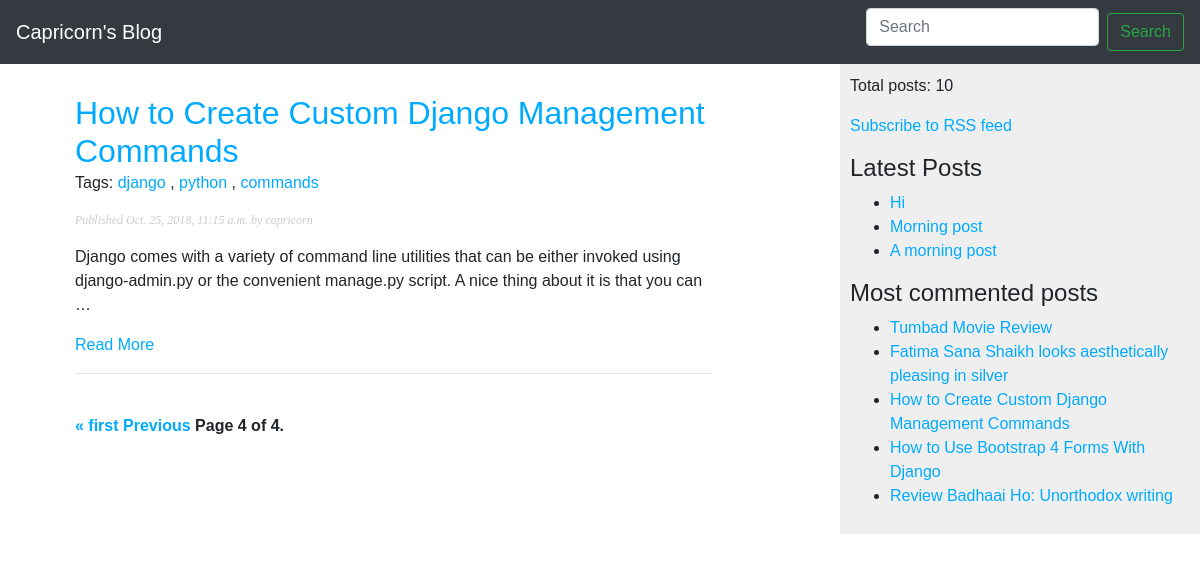
/?page=4, run on the app's committed database.
### blog/models.py (models this page shows, shortened)
class Post(models.Model):
    STATUS_CHOICE = (
        ('draft', 'Draft'),
        ('published', 'Published'),
    )
    title = models.CharField(max_length=250)
    slug = models.SlugField(max_length=250, unique_for_date='publish', blank=True, null=False)
    author = models.ForeignKey(User, on_delete=models.CASCADE, related_name='blog_posts')
    body = models.TextField()
    publish = models.DateTimeField(default=timezone.now)
    created = models.DateTimeField(auto_now_add=True)
    updated = models.DateTimeField(auto_now=True)
    status = models.CharField(max_length=10, choices=STATUS_CHOICE, default='draft')
    objects = models.Manager()  # default manager
    published = PublishedManager()  # custom manager
    tags = TaggableManager()
    class Meta:
        ordering = ('-publish',)
    def get_absolute_url(self):
        return reverse('blog:post_detail', args=[
            self.publish.year,
            self.publish.month,
            self.publish.day,
            self.slug
        ])

### blog/views.py (the view)
# urls.py: path('', views.post_list, name='post_list'),
def post_list(request, tag_slug=None):
    posts = Post.published.all()
    tag = None
    if tag_slug:
        tag = get_object_or_404(Tag, slug=tag_slug)
        posts = posts.filter(tags__in=[tag])
    paginator = Paginator(posts, 3)  # 3 posts in each page
    page = request.GET.get('page')
    try:
        posts = paginator.page(page)
    except PageNotAnInteger:
        posts = paginator.page(1)
    except EmptyPage:
        posts = paginator.page(paginator.num_pages)
    template = 'blog/post/list.html'
    context = {
        'posts': posts,
        'page': page,
        'tag': tag
    }
    return render(request, template_name=template, context=context)

### blog/models.py (called while the page is built)
    def get_queryset(self):
        return super().get_queryset().filter(status='published')

### blog/templatetags/blog_tags.py (called while the page is built)
@register.simple_tag
def total_posts():
    return Post.published.count()

@register.inclusion_tag('blog/snippets/latest_posts.html')
def show_latest_posts(count=5):
    latest_posts = Post.published.order_by('-publish')[:count]
    return {'latest_posts': latest_posts}

@register.simple_tag
def get_most_commented_posts(count=5):
    return Post.published.annotate(total_comments=Count('comments')).order_by('-total_comments')[:count]

@register.filter(name='markdown')
def markdown_format(text):
    return mark_safe(markdown.markdown(text))

### blog/templates/blog/post/list.html (shortened to what this page needs)
{% extends 'blog/base.html' %}
{% load blog_tags %}
{% block content %}
    {% for post in posts %}
        <h2><a href="{{ post.get_absolute_url }}">{{ post.title }}</a></h2>
        <p class="tags">
            Tags:
            {% for tag in post.tags.all %}
                <a href="{% url 'blog:post_list_by_tag' tag.slug %}">{{ tag.name }}</a>
                {% if not forloop.last %}, {% endif %}
            {% endfor %}
        </p>
        <p class="date">Published {{ post.publish }} by {{ post.author }}</p>
        {{ post.body|truncatewords:30|markdown }}
        <p><a href="{{ post.get_absolute_url }}">Read More</a></p>
        <hr>
    {% endfor %}
    {% include "blog/snippets/pagination.html" with page=posts %}
{% endblock %}

### blog/templates/blog/base.html (shortened to what this page needs)
{% load blog_tags %}
{% load static %}
<!DOCTYPE html>
<html lang="en">
<head>
    <link rel="stylesheet" href="https://stackpath.bootstrapcdn.com/bootstrap/4.1.3/css/bootstrap.min.css"
>
    <link rel="stylesheet" href="{% static 'css/blog_app.css' %}">
</head>
<body>
<nav class="navbar navbar-dark bg-dark">
    <a href="{% url 'blog:post_list' %}" class="navbar-brand">Capricorn's Blog</a>
    <form class="form-inline" method="get" action="{% url 'blog:post_search' %}">
        <input class="form-control mr-sm-2" name="query" type="search" placeholder="Search" aria-label="Search">
        <button class="btn btn-outline-success my-2 my-sm-0" type="submit">Search</button>
    </form>
</nav>
<div class="container">
    <div id="content">
        {% block content %}
        {% endblock %}
    </div>
</div>
<div id="sidebar">
    <p>Total posts: {% total_posts %}</p>
    <p><a href="{% url 'blog:post_feed' %}">Subscribe to RSS feed</a></p>
    <h4>Latest Posts</h4>
    {% show_latest_posts 3 %}
    <h4>Most commented posts</h4>
    {% get_most_commented_posts as most_commented_posts %}
    <ul>
        {% for post in most_commented_posts %}
            <li><a href="{{ post.get_absolute_url }}">{{ post.title }}</a></li>
        {% endfor %}
    </ul>
</div>
</body>
</html>

### blog/templates/blog/snippets/latest_posts.html
<ul>
    {% for post in latest_posts %}
        <li><a href="{{ post.get_absolute_url }}">{{ post.title }}</a></li>
    {% endfor %}
</ul>

### blog/static/css/blog_app.css (style rules this page uses)
body { margin:0; padding:0; font-family:helvetica, sans-serif; }
a { color:#00abff; text-decoration:none; }
h2 { font-weight:normal; margin:30px 0 0; }
#content { float:left; width:60%; padding:0 0 0 30px; }
#sidebar { float:right; width:30%; padding:10px; background:#efefef; height:100%; }
p.date { color:#ccc; font-family: georgia, serif; font-size: 12px; font-style: italic; }
input, textarea { clear:both; float:left; margin:0 0 10px; background:#ededed; border:0; padding:6px 10px; font-size:12px; }

### data on the page
Post: title "How to Create Custom Django Management Commands", publish "Oct. 25, 2018, 11:15 a.m.", author "capricorn", body "Django comes with a variety of command line utilities that can be either invoked using django-admin.py or the convenient manage.py script. A nice thing about it is that you can …"
Tag: name "django"
Tag: name "python"
Tag: name "commands"
Post: title "Hi"
Post: title "Morning post"
Post: title "A morning post"
Post: title "Tumbad Movie Review"
Post: title "Fatima Sana Shaikh looks aesthetically pleasing in silver"
Post: title "How to Use Bootstrap 4 Forms With Django"
Post: title "Review Badhaai Ho: Unorthodox writing"

### other printed values
{{ page.number }} "4"
{{ page.paginator.num_pages }} "4"
